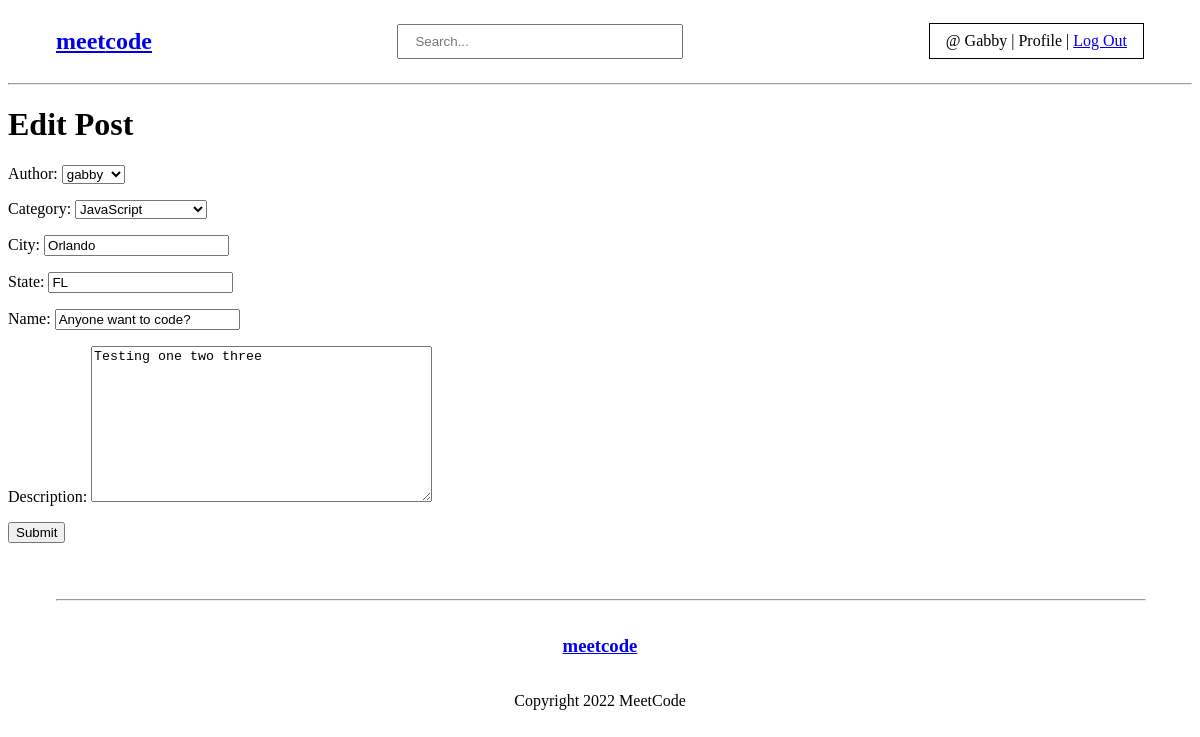
Screenshot of /edit-board/6 (signed in) with the database file from the repository.
### base/models.py (models this page shows, shortened)
class Board(models.Model):
    author = models.ForeignKey(User, on_delete=models.SET_NULL, null=True)
    category = models.ForeignKey(Category, on_delete=models.SET_NULL, null=True)
    city = models.CharField(max_length=30, null=True, blank=True)
    state = models.CharField(max_length=2, null=True, blank=True)
    name = models.CharField(max_length=200)
    description = models.TextField(null=True, blank=True)
    updated = models.DateTimeField(auto_now=True)
    created = models.DateTimeField(auto_now_add=True)
    class Meta:
        ordering = ['-updated', '-created']

class Category(models.Model):
    name = models.CharField(max_length=50)
    def __str__(self):
        return self.name

### base/views.py (the view)
# urls.py: path("edit-board/<str:pk>", views.editBoard, name="edit-board"),
@login_required(login_url='user-login')
def editBoard(request, pk):
    board = Board.objects.get(id=pk)
    form = BoardForm(instance = board)
    if request.user != board.author:
        return redirect('error')
    if request.method == 'POST':
        form = BoardForm(request.POST, instance=board)
        if form.is_valid():
            form.save()
            return redirect('home')
    context = {'form': form}
    return render(request, 'base/edit_board.html', context)

### base/forms.py
class BoardForm(ModelForm):
    class Meta:
        model = Board
        fields = '__all__'

### base/templates/base/edit_board.html (shortened to what this page needs)
{% extends 'layout.html' %}
{% block content %}
<h1>Edit Post</h1>
<div>
    <form method="POST" action="">
        {{ form.as_p }}
        <input type="submit" value="Submit" />
    </form>
</div>
{% endblock content%}

### templates/navbar.html
<nav class="navbar-container">
    <div>
        <a href="/">
            <h2>meet<strong>code</strong></h2>
        </a>
    </div>
    <div class="search-container">
        <form method="GET"action="{% url 'home' %}">
            <input id="main-search" type="text" name="q" placeholder="Search...">
        </form>
    </div>
    <div class="user-container">
        {% if request.user.is_authenticated %}
        <span>@ {{user.username.capitalize}} | </span>
        <span> Profile | </span>
        <a href="{% url 'user-logout' %}">Log Out</a>
        {% else %}
        <a href="{% url 'user-login' %}">Login</a>
        {% endif %}
    </div>
</nav>
<hr>

### templates/layout.html (style rules this page uses)
.navbar-container { display: flex; justify-content: space-between; align-items: center; padding: 0 3rem; }
.search-container { padding: .5rem 2rem; }
#main-search { padding: .5rem 1rem; width: 250px; outline: none; }
.user-container { border: 1px solid #000; padding: .5rem 1rem; }

### rows the page displays
Board: author "gabby", category "JavaScript", city "Orlando", state "FL", description "Testing one two three"
Category: name "Anyone want to code?"

### other values shown
{{ user.username.capitalize }} "Gabby"
